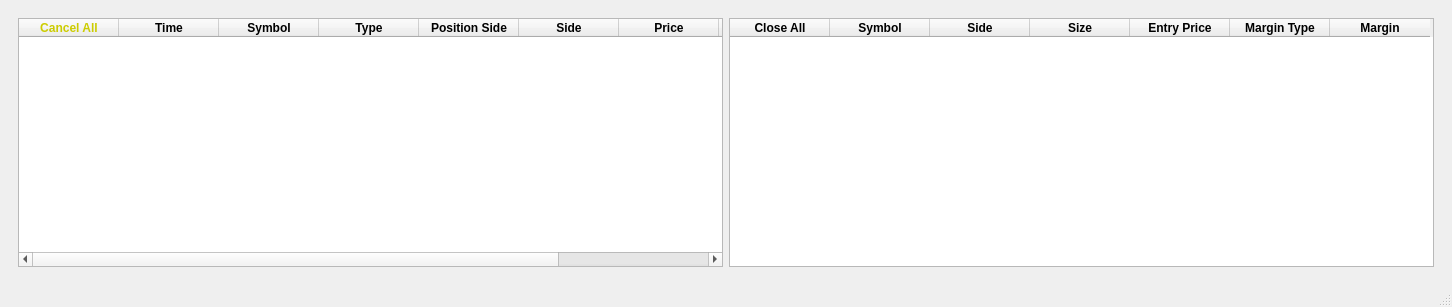
<?xml version="1.0" encoding="UTF-8"?>
<ui version="4.0">
 <class>MainWindow</class>
 <widget class="QMainWindow" name="MainWindow">
  <property name="geometry">
   <rect>
    <x>0</x>
    <y>0</y>
    <width>1452</width>
    <height>307</height>
   </rect>
  </property>
  <property name="windowTitle">
   <string>MainWindow</string>
  </property>
  <widget class="QWidget" name="centralwidget">
   <layout class="QGridLayout" name="gridLayout">
    <item row="0" column="0">
     <widget class="QWidget" name="widget" native="true">
      <layout class="QGridLayout" name="gridLayout_2">
       <item row="0" column="1">
        <widget class="QTableWidget" name="positions_tbl">
         <column>
          <property name="text">
           <string>Close All</string>
          </property>
          <property name="font">
           <font>
            <weight>75</weight>
            <bold>true</bold>
           </font>
          </property>
          <property name="foreground">
           <brush brushstyle="SolidPattern">
            <color alpha="255">
             <red>0</red>
             <green>0</green>
             <blue>0</blue>
            </color>
           </brush>
          </property>
         </column>
         <column>
          <property name="text">
           <string>Symbol</string>
          </property>
          <property name="font">
           <font>
            <weight>75</weight>
            <bold>true</bold>
           </font>
          </property>
         </column>
         <column>
          <property name="text">
           <string>Side</string>
          </property>
          <property name="font">
           <font>
            <weight>75</weight>
            <bold>true</bold>
           </font>
          </property>
         </column>
         <column>
          <property name="text">
           <string>Size</string>
          </property>
          <property name="font">
           <font>
            <weight>75</weight>
            <bold>true</bold>
           </font>
          </property>
         </column>
         <column>
          <property name="text">
           <string>Entry Price</string>
          </property>
          <property name="font">
           <font>
            <weight>75</weight>
            <bold>true</bold>
           </font>
          </property>
         </column>
         <column>
          <property name="text">
           <string>Margin Type</string>
          </property>
          <property name="font">
           <font>
            <weight>75</weight>
            <bold>true</bold>
           </font>
          </property>
         </column>
         <column>
          <property name="text">
           <string>Margin</string>
          </property>
          <property name="font">
           <font>
            <weight>75</weight>
            <bold>true</bold>
           </font>
          </property>
         </column>
        </widget>
       </item>
       <item row="0" column="0">
        <widget class="QTableWidget" name="orders_tbl">
         <column>
          <property name="text">
           <string>Cancel All</string>
          </property>
          <property name="font">
           <font>
            <weight>75</weight>
            <bold>true</bold>
           </font>
          </property>
          <property name="foreground">
           <brush brushstyle="SolidPattern">
            <color alpha="255">
             <red>204</red>
             <green>204</green>
             <blue>0</blue>
            </color>
           </brush>
          </property>
         </column>
         <column>
          <property name="text">
           <string>Time</string>
          </property>
          <property name="font">
           <font>
            <weight>75</weight>
            <bold>true</bold>
           </font>
          </property>
         </column>
         <column>
          <property name="text">
           <string>Symbol</string>
          </property>
          <property name="font">
           <font>
            <weight>75</weight>
            <bold>true</bold>
           </font>
          </property>
         </column>
         <column>
          <property name="text">
           <string>Type</string>
          </property>
          <property name="font">
           <font>
            <weight>75</weight>
            <bold>true</bold>
           </font>
          </property>
         </column>
         <column>
          <property name="text">
           <string>Position Side</string>
          </property>
          <property name="font">
           <font>
            <weight>75</weight>
            <bold>true</bold>
           </font>
          </property>
         </column>
         <column>
          <property name="text">
           <string>Side</string>
          </property>
          <property name="font">
           <font>
            <weight>75</weight>
            <bold>true</bold>
           </font>
          </property>
         </column>
         <column>
          <property name="text">
           <string>Price</string>
          </property>
          <property name="font">
           <font>
            <weight>75</weight>
            <bold>true</bold>
           </font>
          </property>
         </column>
         <column>
          <property name="text">
           <string>Status</string>
          </property>
          <property name="font">
           <font>
            <weight>75</weight>
            <bold>true</bold>
           </font>
          </property>
         </column>
         <column>
          <property name="text">
           <string>Reduce Only</string>
          </property>
          <property name="font">
           <font>
            <weight>75</weight>
            <bold>true</bold>
           </font>
          </property>
         </column>
        </widget>
       </item>
      </layout>
     </widget>
    </item>
   </layout>
  </widget>
  <widget class="QMenuBar" name="menubar">
   <property name="geometry">
    <rect>
     <x>0</x>
     <y>0</y>
     <width>1452</width>
     <height>21</height>
    </rect>
   </property>
  </widget>
  <widget class="QStatusBar" name="statusbar"/>
 </widget>
 <resources/>
 <connections/>
</ui>
